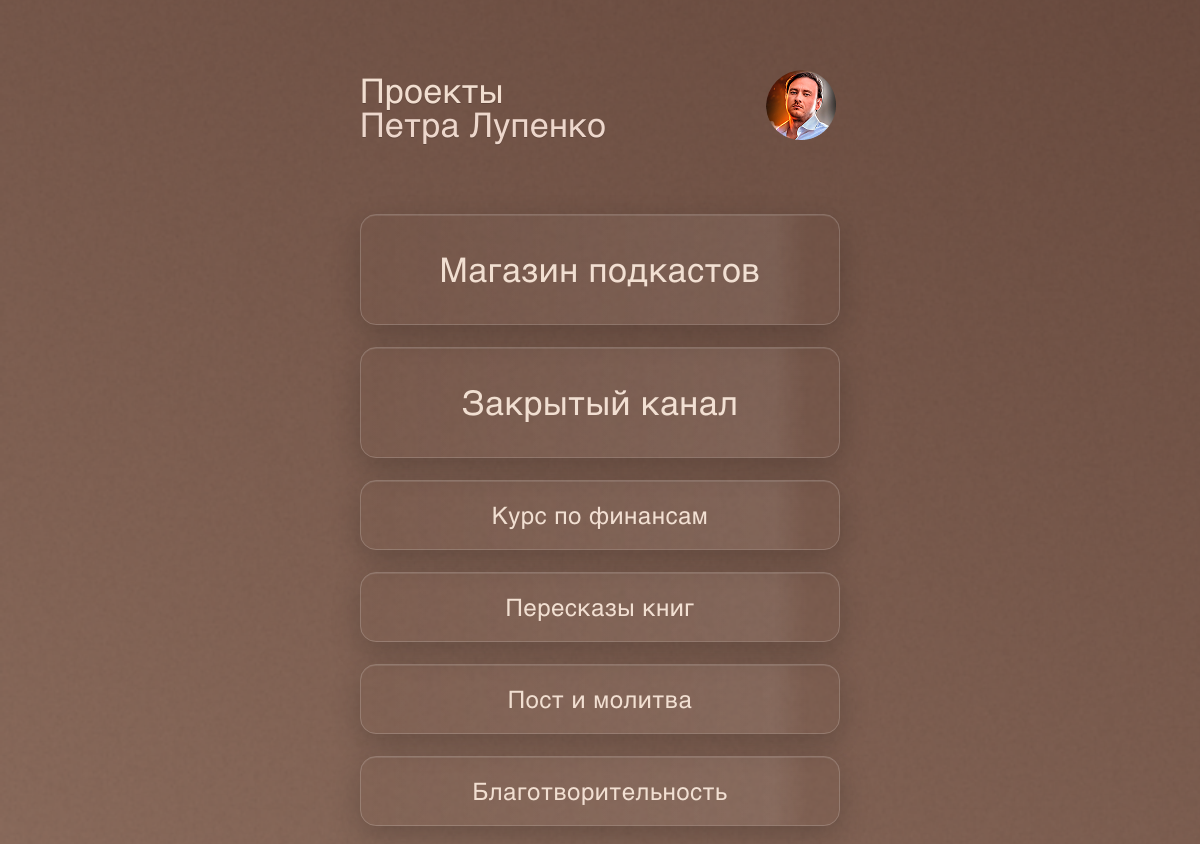
The page / on the database its author committed.
### app/models.py (models this page shows)
class ProjectCard(Base):
    __tablename__ = "project_cards"
    id = Column(Integer, primary_key=True, index=True)
    title = Column(String(200), nullable=False)
    url = Column(String(500), nullable=False)
    order = Column(Integer, default=0, nullable=False)
    icon = Column(String(200), nullable=True)
    is_internal = Column(Boolean, default=False, nullable=False)

### app/main.py (the view)
    @app.get("/", response_class=HTMLResponse)
    def home(request: Request, db: Session = Depends(get_db)):
        cards = (
            db.query(models.ProjectCard)
            .order_by(models.ProjectCard.order.asc(), models.ProjectCard.id.asc())
            .all()
        )
        return templates.TemplateResponse(
            "front/index.html", {"request": request, "cards": cards}
        )

### templates/front/index.html (shortened to what this page needs)
<!DOCTYPE html>
<html lang="ru">
  <head>
    <link rel="stylesheet" href="{{ url_for('static', path='front.css') }}" />
  </head>
  <body>
    <div class="wrapper">
      <main class="app">
        <header>
          <h1>
            Проекты
            <span class="sub">Петра Лупенко</span>
          </h1>
          <div class="avatar" aria-label="Аватар">
            <img src="{{ url_for('static', path='assets/img/avatar.png') }}" alt="avatar" />
          </div>
        </header>
        <nav class="stack" aria-label="Список проектов">
          {% for card in cards %}
          <a
            class="tile{% if loop.index <= 2 %} is-large{% endif %}"
            href="{{ card.url }}"
            role="button"
            aria-label="{{ card.title }}"
            >{{ card.title }}</a
          >
          {% endfor %}
        </nav>
      </main>
      <div class="section-bg">
        <img src="{{ url_for('static', path='assets/img/background1.png') }}" alt="" />
      </div>
    </div>
  </body>
</html>

### static/front.css (style rules this page uses)
:root { --bg-1: #3a241d; --bg-2: #6b4e41; --glass: rgba(255, 255, 255, 0.06); --glass-2: rgba(255, 255, 255, 0.12); --stroke: rgba(255, 255, 255, 0.18); --txt: #f1ded0; --txt-dim: #edd7cc; --shadow: 0 10px 30px rgba(0, 0, 0, 0.2), inset 0 1px rgba(255, 255, 255, 0.1); --radius-xl: 28px; --radius-xxl: 16px; --gap: 22px; --tile-pad: 16px 8px; --tile-font: 24px; }
html, body { height: 100%; }
body { margin: 0; font-family: "Helvetica"; color: var(--txt); font-weight: 400; padding: 0; box-sizing: border-box; }
.wrapper { position: relative; z-index: 2; min-height: 100%; overflow: hidden; }
.section-bg { position: absolute; left: 0; top: 0; width: 100%; height: 100%; z-index: -1; }
.section-bg img { width: 100%; height: 100%; object-fit: cover; }
.app { max-width: 480px; margin: 70px auto 0; padding: env(safe-area-inset-top, 18px) 18px calc(env(safe-area-inset-bottom, 18px) + 18px); min-height: 100%; position: relative; isolation: isolate; }
header { display: grid; grid-template-columns: 1fr auto; align-items: center; gap: 12px; position: relative; }
h1 { font-weight: 800; line-height: 34px; letter-spacing: 0.3px; color: var(--txt); text-shadow: 0 1px 0 rgba(0, 0, 0, 0.15); font-size: 34px; margin: 0; padding: 0; font-weight: 400; }
h1 .sub { display: block; color: var(--txt-dim); }
.avatar { width: 74px; height: 74px; border-radius: 50%; display: block; overflow: hidden; flex: 0 0 auto; position: relative; }
.stack { margin-top: 70px; display: flex; flex-direction: column; gap: var(--gap); }
.tile { display: flex; align-items: center; justify-content: center; text-align: center; max-height: 68px; min-height: 68px; border-radius: var(--radius-xxl); border: 1px solid var(--stroke); box-shadow: var(--shadow); color: var(--txt); text-decoration: none; line-height: 1.18; font-size: var(--tile-font); letter-spacing: 0.5px; backdrop-filter: blur(1px) saturate(100%); -webkit-tap-highlight-color: transparent; position: relative; overflow: hidden; }
.tile::after { content: ""; position: absolute; inset: 0; background: linear-gradient( to right, transparent 0%, rgba(255, 255, 255, 0.07) 48%, transparent 52% ) no-repeat; background-size: 180% 100%; transform: translateZ(0); mix-blend-mode: screen; pointer-events: none; transition: background-position 0.6s ease; }
.tile.is-large { max-height: 109px; height: 109px; font-size: 34px; }

### rows shown on the page
ProjectCard: title "Магазин подкастов"
ProjectCard: title "Закрытый канал"
ProjectCard: title "Курс по финансам"
ProjectCard: title "Пересказы книг"
ProjectCard: title "Пост и молитва"
ProjectCard: title "Благотворительность"
